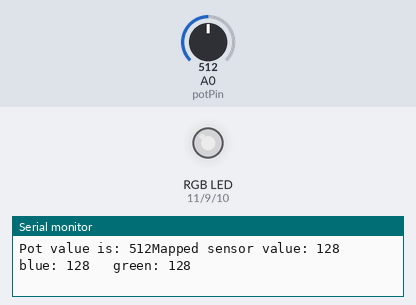
Recording of a sketch running on a simulated Arduino Uno, built with avr-gcc and run on an emulated ATmega328P. On the bench: an RGB LED mixed from three pins (HIGH = lit), the last lines printed to the serial monitor. The inputs (shaded band) are chosen by the test bench; at power-on: A0 (potPin) = 512. Dim RGB values are drawn brighter than linear.

Above: at 1.2 s.
1.3 s: A0 (potPin) set to 110
At 1.8 s:
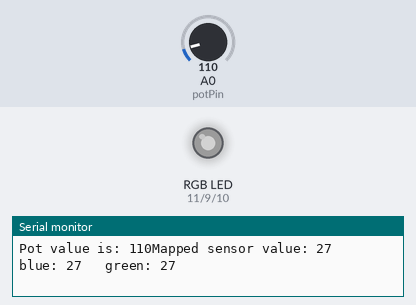
2.8 s: A0 (potPin) set to 91
At 3.2 s:
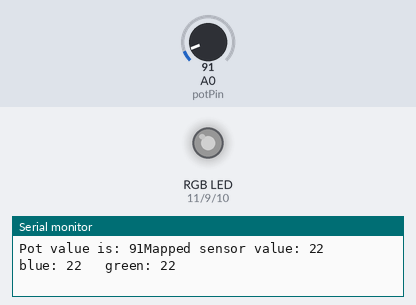
5.8 s: A0 (potPin) set to 43
At 6.6 s:
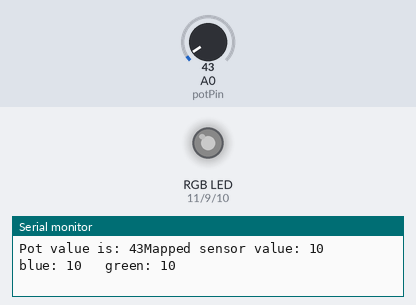
8.8 s: A0 (potPin) set to 36
At 9.9 s:
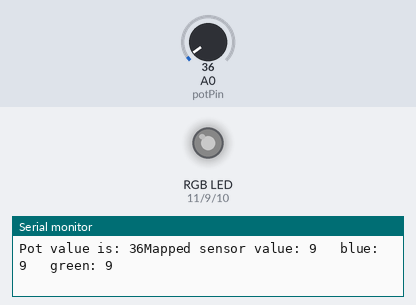
11.8 s: A0 (potPin) set to 11
At 12.4 s:
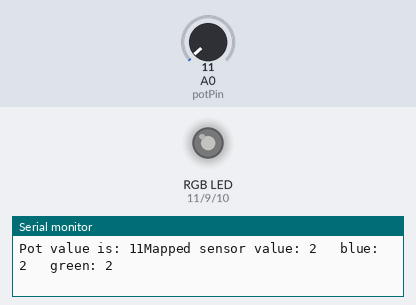
14.8 s: A0 (potPin) set to 8
Timing chart, 0 to 17.8 s (numbered marks = the images above; inputs shaded):
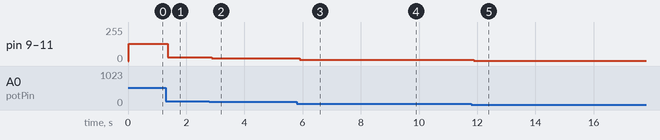

The sketch:

sketch_controlLightIntensity.ino
```cpp
int const potPin = A0;
int const redLedPin = 11;
int const blueLedPin = 10;
int const greenLedPin = 9;
int redValue = 0;
int blueValue = 0;
int greenValue = 0;
int potValue;

void setup() {
  // put your setup code here, to run once:
  Serial.begin(9600);
  pinMode(redLedPin, OUTPUT);
  pinMode(blueLedPin, OUTPUT);
  pinMode(greenLedPin, OUTPUT);
}

void loop() {
  // put your main code here, to run repeatedly:
  potValue = analogRead(potPin);
  Serial.print("Pot value is: ");
  Serial.print(potValue);

  delay(20);

  redValue = potValue / 4;
  blueValue = potValue / 4;
  greenValue = potValue / 4;
  Serial.print("Mapped sensor value: ");
  Serial.print(redValue);
  Serial.print("\t blue: ");
  Serial.print(blueValue);
  Serial.print("\t green: ");
  Serial.println(greenValue);

  analogWrite(redLedPin, redValue);
  analogWrite(blueLedPin, blueValue);
  analogWrite(greenLedPin, greenValue);

}
```

Measured:
- after the input at 1.3 s, pin 9 (greenLedPin), pin 10 (blueLedPin), pin 11 (redLedPin): 128/255 → 27/255 after 0.07 s
- after the input at 2.8 s, pin 9 (greenLedPin), pin 10 (blueLedPin), pin 11 (redLedPin): 27/255 → 22/255 after 0.08 s
- after the input at 5.8 s, pin 9 (greenLedPin), pin 10 (blueLedPin), pin 11 (redLedPin): 22/255 → 10/255 after 0.11 s
- after the input at 8.8 s, pin 9 (greenLedPin), pin 10 (blueLedPin), pin 11 (redLedPin): 10/255 → 9/255 after 0.07 s
- after the input at 11.8 s, pin 9 (greenLedPin), pin 10 (blueLedPin), pin 11 (redLedPin): 9/255 → 2/255 after 0.08 s
